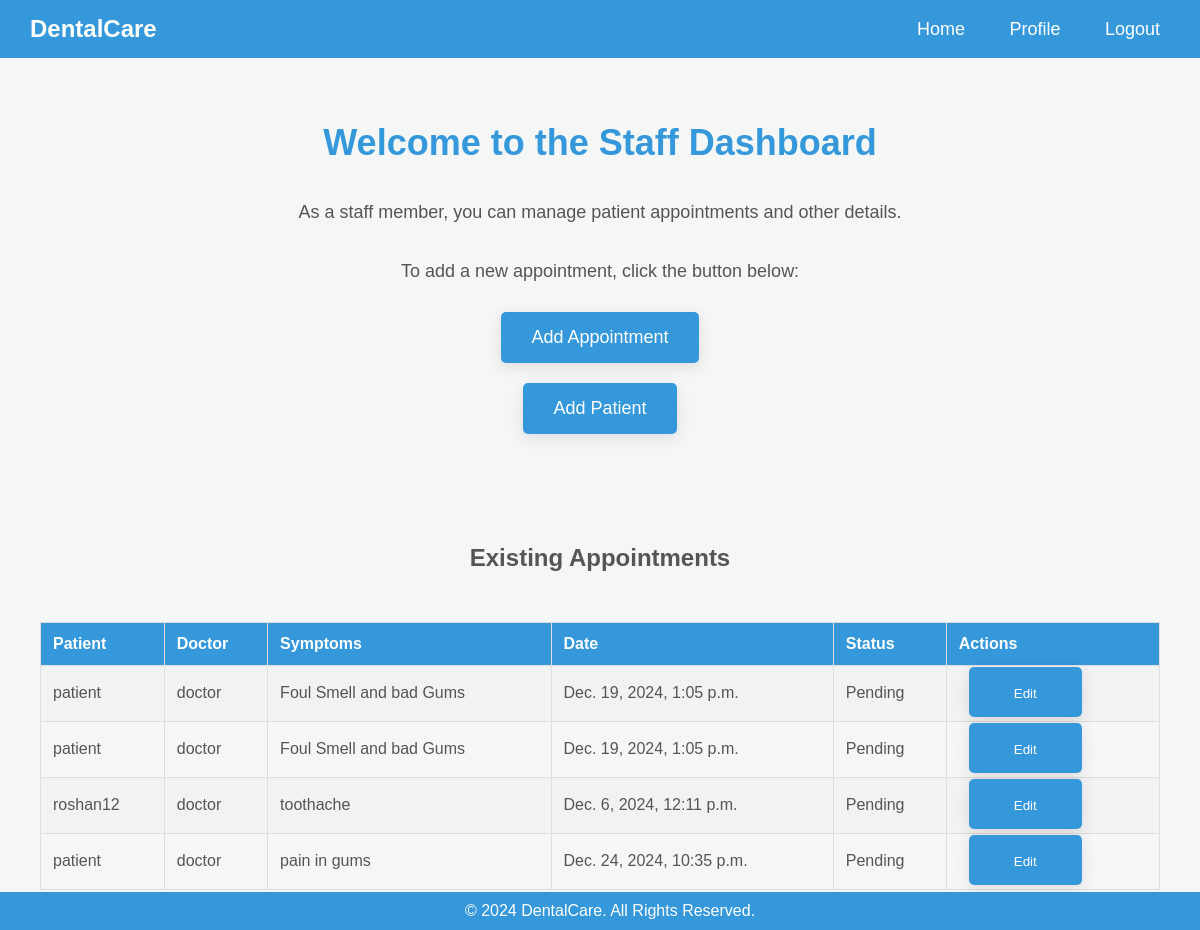
The app's page /staff/staff_dashboard_home/ (signed in), older data.
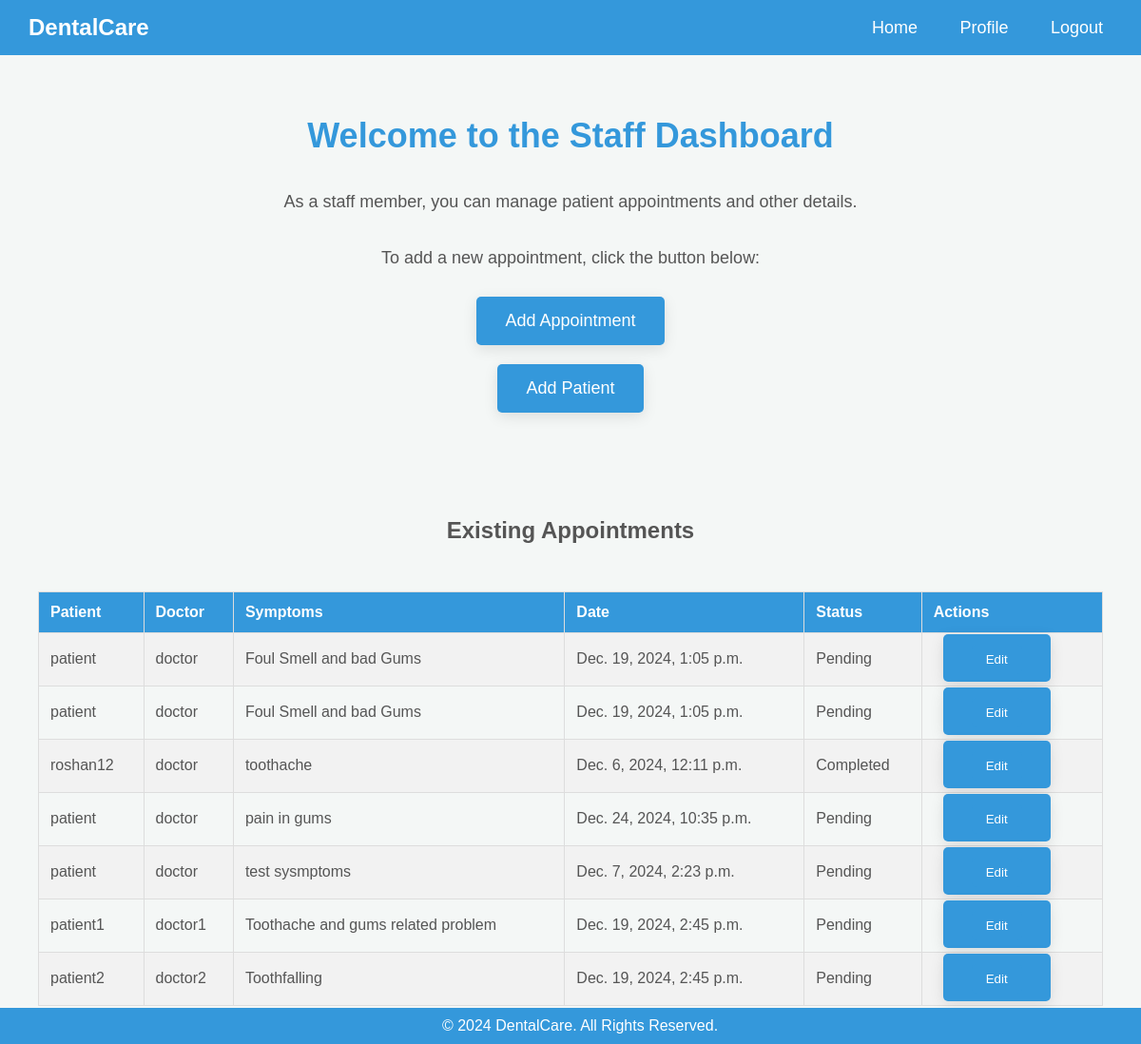
The same page, newer data.
### appointment/models.py (models this page shows, shortened)
class Appointment(models.Model):
    class Status(models.TextChoices):
        PENDING = "Pending", "Pending"
        RESCHEDULED = "Rescheduled", "Rescheduled"
        COMPLETED = "Completed", "Completed"
    patient = models.ForeignKey(
        settings.AUTH_USER_MODEL,
        on_delete=models.CASCADE,
        limit_choices_to={'role': MyUser.Role.PATIENT},
        related_name="appointments"
    )
    doctor = models.ForeignKey(
        settings.AUTH_USER_MODEL,
        on_delete=models.SET_NULL,
        limit_choices_to={'role': MyUser.Role.DOCTOR},
        related_name="assigned_appointments",
        null=True,
        blank=True
    )
    created_by = models.ForeignKey(
        settings.AUTH_USER_MODEL,
        on_delete=models.CASCADE,
        limit_choices_to={'role': MyUser.Role.ADMIN},
        related_name="created_appointments"
    )
    symptoms = models.TextField()
    date = models.DateTimeField()
    status = models.CharField(
        max_length=20,
        choices=Status.choices,
        default=Status.PENDING
    )
    created_at = models.DateTimeField(auto_now_add=True)
    updated_at = models.DateTimeField(auto_now=True)

### userauth/models.py (models this page shows, shortened)
class MyUser(AbstractBaseUser, PermissionsMixin):
    class Role(models.TextChoices):
        ADMIN = "ADMIN", "Admin"
        DOCTOR = "DOCTOR", "Doctor"
        PATIENT = "PATIENT", "Patient"
    profilepicture= models.ImageField(upload_to='profile_pictures/', blank=True, null=True)
    role=models.CharField(max_length=40, choices=Role.choices, default=Role.PATIENT)
    username= models.CharField(max_length=40, unique=True)
    email= models.EmailField(max_length=225, unique=True,db_index=True )
    is_verified = models.BooleanField(default=False)
    is_active = models.BooleanField(default=True)
    is_staff = models.BooleanField(default=False)
    created_at = models.TimeField(auto_now_add=True) #auto_now_add gives starting time
    updated_at = models.TimeField(auto_now=True)  #auto now gives updated time
    USERNAME_FIELD = 'email'
    REQUIRED_FIELDS = ['username']
    objects= UserManager()

### staff/views.py (the view)
# urls.py: urlpatterns=[path('staff_dashboard_home/', StaffDashboard.as_view(), name='staffdashboardhome'),
class StaffDashboard(View):
    template_name = 'staff/staff_dashboard.html'
    def get(self, request):
        if request.user.role != MyUser.Role.ADMIN:
            return redirect('staffdashboardhome')
        appointments = Appointment.objects.all()
        patients = MyUser.objects.filter(role=MyUser.Role.PATIENT)
        doctors = MyUser.objects.filter(role=MyUser.Role.DOCTOR)
        return render(request, self.template_name, {
            'appointments': appointments,
            'patients': patients,
            'doctors': doctors
        })

### staff/Templates/staff/staff_dashboard.html (shortened to what this page needs)
<!DOCTYPE html>
<html lang="en">
<head>
</head>
<body>
    <div class="navbar">
        <div class="logo">DentalCare</div>
        <div>
            <a href="#">Home</a>
            <a href="#">Profile</a>
            <a href="{% url 'logout' %}">Logout</a>
        </div>
    </div>
    <div class="dashboard-container">
        <h1>Welcome to the Staff Dashboard</h1>
        <p>As a staff member, you can manage patient appointments and other details.</p>
        <p>To add a new appointment, click the button below:</p>
        <a href="{% url 'patientappointment' %}">Add Appointment</a>
        <a href="">Add Patient</a>
    </div>
    <div class="dashboard-container">
        <h2>Existing Appointments</h2>
        <table>
            <tr>
                <th>Patient</th>
                <th>Doctor</th>
                <th>Symptoms</th>
                <th>Date</th>
                <th>Status</th>
                <th>Actions</th>
            </tr>
            {% for appointment in appointments %}
                <tr>
                    <td>{{ appointment.patient.username }}</td>
                    <td>
                        {% if appointment.doctor %}
                            {{ appointment.doctor.username }}
                        {% else %}
                            Unassigned
                        {% endif %}
                    </td>
                    <td>{{ appointment.symptoms }}</td>
                    <td>{{ appointment.date }}</td>
                    <td>{{ appointment.status }}</td>
                    <td>
                        <a href="{% url 'updateappointment' appointment.id %}">
                            <button>Edit</button>
                        </a>
                    </td>
                </tr>
            {% endfor %}
        </table>
    </div>
    <div class="footer">
        &copy; 2024 DentalCare. All Rights Reserved.
    </div>
</body>
</html>

### staff/Templates/staff/staff_dashboard.html (style rules this page uses)
body { font-family: 'Raleway', sans-serif; margin: 0; padding: 0; background-color: #f4f7f6; color: #555; }
.navbar { background-color: #3498db; padding: 15px 30px; display: flex; justify-content: space-between; align-items: center; color: white; font-size: 16px; }
.navbar a { color: white; text-decoration: none; padding: 10px; font-size: 18px; margin-left: 20px; transition: color 0.3s ease; }
.navbar .logo { font-size: 24px; font-weight: bold; }
.dashboard-container { display: flex; justify-content: center; align-items: center; flex-direction: column; padding: 40px; }
.dashboard-container h1 { font-size: 36px; color: #3498db; text-align: center; margin-bottom: 20px; }
.dashboard-container p { font-size: 18px; margin-bottom: 20px; text-align: center; }
.dashboard-container a { font-size: 18px; background-color: #3498db; padding: 15px 30px; color: white; border-radius: 5px; text-decoration: none; box-shadow: 0px 4px 15px rgba(0, 0, 0, 0.1); transition: background-color 0.3s ease, box-shadow 0.3s ease; margin: 10px; }
table { width: 100%; border-collapse: collapse; margin-top: 30px; }
table th, table td { padding: 12px; text-align: left; border: 1px solid #ddd; font-size: 16px; }
table th { background-color: #3498db; color: white; }
table tr:nth-child(even) { background-color: #f2f2f2; }
table td button { background-color: #3498db; color: white; padding: 8px 15px; border: none; border-radius: 5px; cursor: pointer; transition: background-color 0.3s ease; }
.footer { background-color: #3498db; color: white; padding: 10px; text-align: center; position: fixed; width: 100%; bottom: 0; }

Row changes from the older to the newer data that the page shows:
changed Appointment "toothache": status "Pending" → "Completed"
added Appointment: patient.username "patient", doctor.username "doctor", symptoms "test sysmptoms", date "Dec. 7, 2024, 2:23 p.m.", status "Pending"
added Appointment: patient.username "patient1", doctor.username "doctor1", symptoms "Toothache and gums related problem", date "Dec. 19, 2024, 2:45 p.m.", status "Pending"
added Appointment: patient.username "patient2", doctor.username "doctor2", symptoms "Toothfalling", date "Dec. 19, 2024, 2:45 p.m.", status "Pending"
